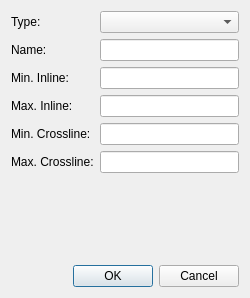
<?xml version="1.0" encoding="UTF-8"?>
<ui version="4.0">
 <class>CreateGridDialog</class>
 <widget class="QDialog" name="CreateGridDialog">
  <property name="geometry">
   <rect>
    <x>0</x>
    <y>0</y>
    <width>250</width>
    <height>298</height>
   </rect>
  </property>
  <property name="windowTitle">
   <string>Dialog</string>
  </property>
  <layout class="QVBoxLayout" name="verticalLayout">
   <item>
    <layout class="QGridLayout" name="gridLayout">
     <item row="0" column="1">
      <widget class="QComboBox" name="cbType"/>
     </item>
     <item row="5" column="0">
      <widget class="QLabel" name="label_7">
       <property name="text">
        <string>Max. Crossline:</string>
       </property>
      </widget>
     </item>
     <item row="3" column="1">
      <widget class="QLineEdit" name="leMaxIline"/>
     </item>
     <item row="3" column="0">
      <widget class="QLabel" name="label_5">
       <property name="text">
        <string>Max. Inline:</string>
       </property>
      </widget>
     </item>
     <item row="2" column="0">
      <widget class="QLabel" name="label_4">
       <property name="text">
        <string>Min. Inline:</string>
       </property>
      </widget>
     </item>
     <item row="0" column="0">
      <widget class="QLabel" name="label_11">
       <property name="text">
        <string>Type:</string>
       </property>
      </widget>
     </item>
     <item row="4" column="0">
      <widget class="QLabel" name="label_6">
       <property name="text">
        <string>Min. Crossline:</string>
       </property>
      </widget>
     </item>
     <item row="1" column="0">
      <widget class="QLabel" name="label_3">
       <property name="text">
        <string>Name:</string>
       </property>
      </widget>
     </item>
     <item row="5" column="1">
      <widget class="QLineEdit" name="leMaxXline"/>
     </item>
     <item row="2" column="1">
      <widget class="QLineEdit" name="leMinIline"/>
     </item>
     <item row="1" column="1">
      <widget class="QLineEdit" name="leName"/>
     </item>
     <item row="4" column="1">
      <widget class="QLineEdit" name="leMinXline"/>
     </item>
    </layout>
   </item>
   <item>
    <spacer name="verticalSpacer">
     <property name="orientation">
      <enum>Qt::Vertical</enum>
     </property>
     <property name="sizeHint" stdset="0">
      <size>
       <width>20</width>
       <height>40</height>
      </size>
     </property>
    </spacer>
   </item>
   <item>
    <widget class="QDialogButtonBox" name="buttonBox">
     <property name="orientation">
      <enum>Qt::Horizontal</enum>
     </property>
     <property name="standardButtons">
      <set>QDialogButtonBox::Cancel|QDialogButtonBox::Ok</set>
     </property>
    </widget>
   </item>
  </layout>
 </widget>
 <resources/>
 <connections>
  <connection>
   <sender>buttonBox</sender>
   <signal>accepted()</signal>
   <receiver>CreateGridDialog</receiver>
   <slot>accept()</slot>
   <hints>
    <hint type="sourcelabel">
     <x>248</x>
     <y>254</y>
    </hint>
    <hint type="destinationlabel">
     <x>157</x>
     <y>274</y>
    </hint>
   </hints>
  </connection>
  <connection>
   <sender>buttonBox</sender>
   <signal>rejected()</signal>
   <receiver>CreateGridDialog</receiver>
   <slot>reject()</slot>
   <hints>
    <hint type="sourcelabel">
     <x>316</x>
     <y>260</y>
    </hint>
    <hint type="destinationlabel">
     <x>286</x>
     <y>274</y>
    </hint>
   </hints>
  </connection>
 </connections>
</ui>
